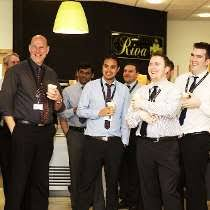
#> input picture image.jpg, 210 x 210 px, given in place of the camera
$ python motiondetect.py   (older library calls are emulated)
#> lines starting #> are read from the running program, lines starting #| are printed output that depends on the picture
import cv2,time


video=cv2.VideoCapture(0)

f_images=None


while 1:
    bool,frame=video.read()
#> frame is the input picture: shape (210, 210, 3); mean B, G, R 72.1, 86.6, 97.9

    images = cv2.cvtColor(frame, cv2.COLOR_RGB2GRAY)
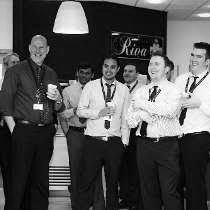
#> images: shape (210, 210); min 0, max 255, mean 83.6
    images=cv2.GaussianBlur(images,(21,21),0)
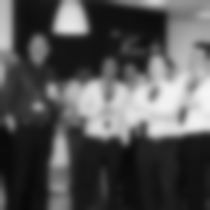
#> images: shape (210, 210); min 8, max 246, mean 83.5

    if f_images is None:
        f_images=images
        continue


    delta_image=cv2.absdiff(f_images,images)

    thresh_delta=cv2.threshold(delta_image,30,255,cv2.THRESH_BINARY)[1]

    thresh_delta=cv2.dilate(thresh_delta,None,iterations=0)

#     (_,cnts,_)=cv2.findContours(thresh_delta.copy(),cv2.RETR_EXTERNAL,cv2.CHAIN_APPROX_SIMPLE)
    (cnts,_) = cv2.findContours(thresh_delta.copy(), cv2.RETR_EXTERNAL, cv2.CHAIN_APPROX_SIMPLE)

    for a in cnts:

       if cv2.contourArea(a)<1000:
           continue

       (x,y,w,h)=cv2.boundingRect(a)
       images=cv2.rectangle(images,(x,y),(x+w,y+h),(0,0,255),3)


#    cv2.imshow("frame",frame)
    cv2.imshow("image",images)
#    cv2.imshow("Delta_image",delta_image)
#    cv2.imshow("thresh_delta",thresh_delta)

    key=cv2.waitKey(1)
    if key==ord('q'):
        break


video.release()
cv2.destroyAllWindows()

$ run again, on group.jpg
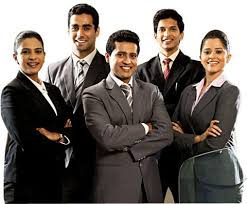
#> input picture group.jpg, 247 x 204 px, given in place of the camera
#> frame is the input picture: shape (204, 247, 3); mean B, G, R 101, 106.2, 113.5
#> `images = cv2.cvtColor(frame, cv2.COLOR_RGB2GRAY)`:
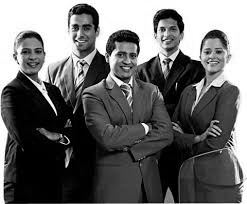
#> images: shape (204, 247); min 0, max 255, mean 105.5
#> `images=cv2.GaussianBlur(images,(21,21),0)`:
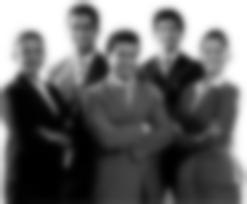
#> images: shape (204, 247); min 0, max 255, mean 105.2
